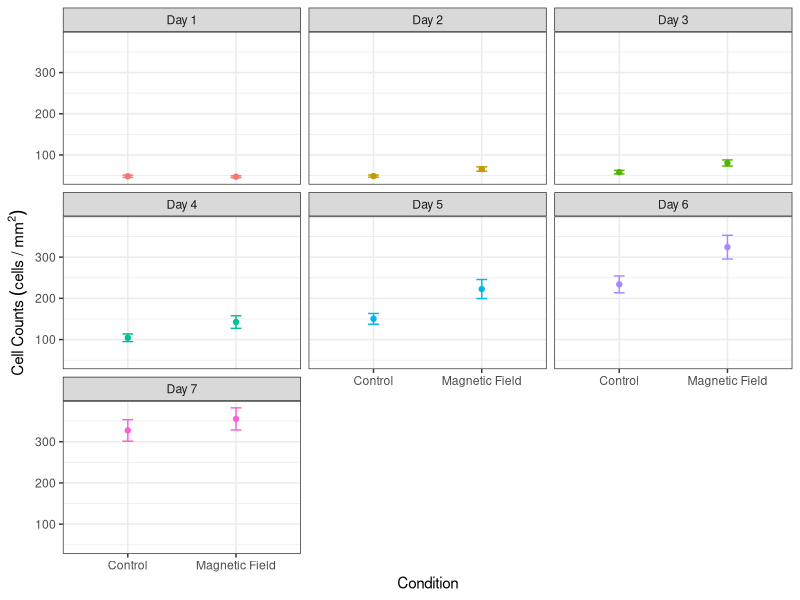
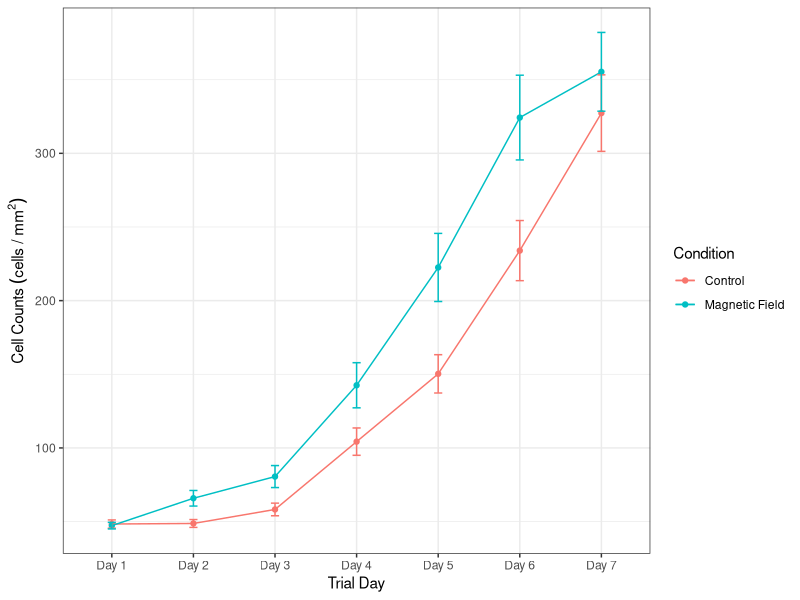
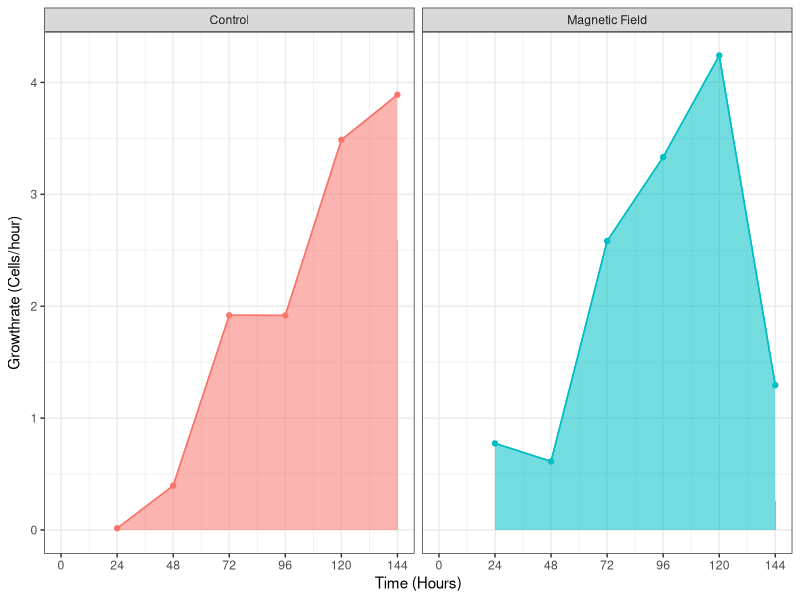
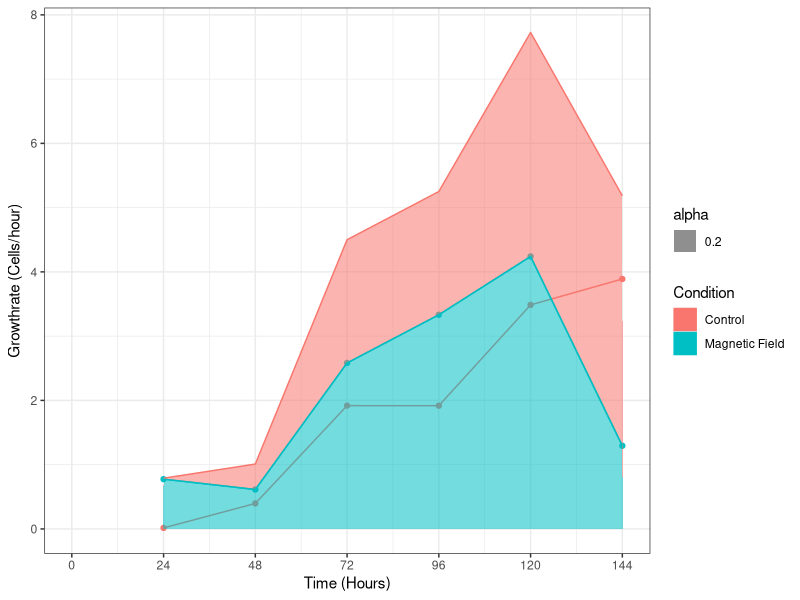

Generate these figures, in order, with R:
## ---- chunk 1
# clear the environment
rm(list = ls())

# import the libraries that we will use
library(ggplot2)
library(dplyr)
library(here)
library(ggfortify)
library(readr)
## ---- chunk 2
counts <- read_csv(here("Data", "CMF_HT22_Cummulative_analysis.csv"))

# take a look at the structure of the data
glimpse(counts)

# recode the counts to be before and after exposure
counts$Condition <- recode(counts$Condition, "B-Field" = 'Magnetic Field')

# relevel the data to put the control first
#counts<- mutate(counts, Condition = relevel(Condition, ref = "Control"))
## ---- chunk 3
# find the means of the cell counts and put them in a new table
mean_counts <- counts %>% 
  filter(!is.na(Date), !is.na(Trial_Day), Condition == "Control" | Condition == "Magnetic Field") %>%
    group_by(Condition,Trial_Day) %>% summarise(
      meancounts = mean(Cell_Count),
      secounts = sd(Cell_Count)/sqrt(sum(!is.na(Cell_Count)))
  
       )
## ---- chunk 4
# create scatterplot with error bars
ggplot(mean_counts, aes(Condition, meancounts, color = Trial_Day))+
     geom_point()+
     geom_line()+
     geom_errorbar(aes(ymin = meancounts - secounts,
                       ymax = meancounts + secounts), width = 0.1)+
    theme_bw()+
    facet_wrap(~Trial_Day)+
    theme(legend.position="none")+
    xlab("Condition")+
    ylab(expression(Cell~Counts~(cells~"/"~mm^2)))
         
## ---- chunk 5
library(scales)
# create scatter plot with error bars
ggplot(mean_counts, aes(Trial_Day, meancounts, color = Condition, group = Condition))+
     geom_point()+
     geom_line()+
     scale_color_manual(values=c('#F8766D','#00BFC4', "dodgerblue"))+
     geom_errorbar(aes(ymin = meancounts - secounts,
                       ymax = meancounts + secounts), width = 0.1)+
    theme_bw()+
    #theme(legend.position="none")+
    xlab("Trial Day")+
    ylab(expression(Cell~Counts~(cells~"/"~mm^2)))
## ---- chunk 6
# calculate the growth rates using a for loop and store the results of the data in   a new dataframe

#define the starting value of x (where we want the loop to start iterating through   our previous data set)
  x <- 1

# make an empty data frame
d <- data.frame()

# Write for loop to go through and create a new data set with the growth rates
  for(i in mean_counts$meancounts) {
    y = mean_counts$meancounts[x + 1]
    
    z = (y-mean_counts$meancounts[x])/24
    
    #print(z)
    
    x = x+1
    
    d = rbind(d, z)
  }

dput(d)
## ---- chunk 7
# add in the hours and slope variables to look at how the growth rate changes over time
mean_counts["Hours"] <-c(0,24,48,72,96, 120, 144, 0,24,48,72,96, 120, 144)
mean_counts["Slope"] <- c(NA, 0.015625, 0.396412037037037, 1.91840277777778, 
1.91782407407407, 3.48611111111111, 3.88946759259259, NA, 
0.774028784219002, 0.613309178743962, 2.58256944444444, 3.33275462962963, 
4.24016203703704, 1.29398148148148)

## ---- chunk 8
# create scatter plot that shows the slopes of each of the conditions
ggplot(mean_counts, aes(Hours, Slope, color = Condition, group = Condition))+
     geom_point()+
     geom_line()+
     scale_color_manual(values=c('#F8766D','#00BFC4'))+
     #geom_errorbar(aes(ymin = standardcounts - secounts,
                       #ymax = standardcounts + secounts), width = 0.1)+
    geom_area(aes(fill = Condition, alpha = 0.2))+
    
    theme_bw()+
    scale_x_continuous(breaks=seq(0,144,by=24))+
    theme(legend.position="none")+
    xlab("Time (Hours)")+
    ylab(expression("Growthrate (Cells/hour)")) +
  facet_grid(~Condition)
## ---- chunk 9
# create scatter plot that shows the slopes of each of the conditions
ggplot(mean_counts, aes(Hours, Slope, color = Condition, group = Condition))+
     geom_point()+
     geom_line()+
     scale_color_manual(values=c('#F8766D','#00BFC4'))+
     #geom_errorbar(aes(ymin = standardcounts - secounts,
                       #ymax = standardcounts + secounts), width = 0.1)+
    geom_area(aes(fill = Condition, alpha = 0.2))+
    
    theme_bw()+
    scale_x_continuous(breaks=seq(0,144,by=24))+
    
    xlab("Time (Hours)")+
    ylab(expression("Growthrate (Cells/hour)")) 
  
